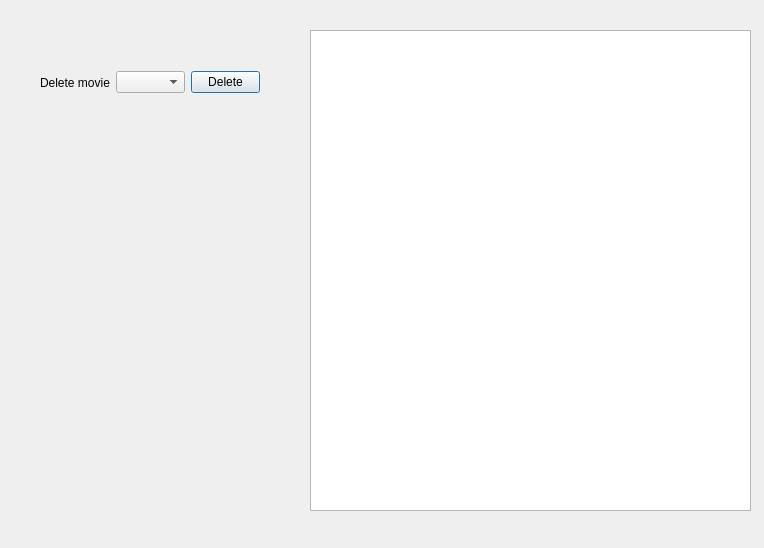
<?xml version="1.0" encoding="UTF-8"?>
<ui version="4.0">
 <class>editmovies</class>
 <widget class="QDialog" name="editmovies">
  <property name="geometry">
   <rect>
    <x>0</x>
    <y>0</y>
    <width>764</width>
    <height>548</height>
   </rect>
  </property>
  <property name="windowTitle">
   <string>Dialog</string>
  </property>
  <widget class="QTableWidget" name="movielist">
   <property name="geometry">
    <rect>
     <x>310</x>
     <y>30</y>
     <width>441</width>
     <height>481</height>
    </rect>
   </property>
  </widget>
  <widget class="QWidget" name="">
   <property name="geometry">
    <rect>
     <x>40</x>
     <y>70</y>
     <width>220</width>
     <height>25</height>
    </rect>
   </property>
   <layout class="QHBoxLayout" name="horizontalLayout">
    <item>
     <widget class="QLabel" name="label">
      <property name="text">
       <string>Delete movie</string>
      </property>
     </widget>
    </item>
    <item>
     <widget class="QComboBox" name="idlist"/>
    </item>
    <item>
     <widget class="QPushButton" name="pushButton">
      <property name="text">
       <string>Delete</string>
      </property>
     </widget>
    </item>
   </layout>
  </widget>
 </widget>
 <resources/>
 <connections/>
</ui>
